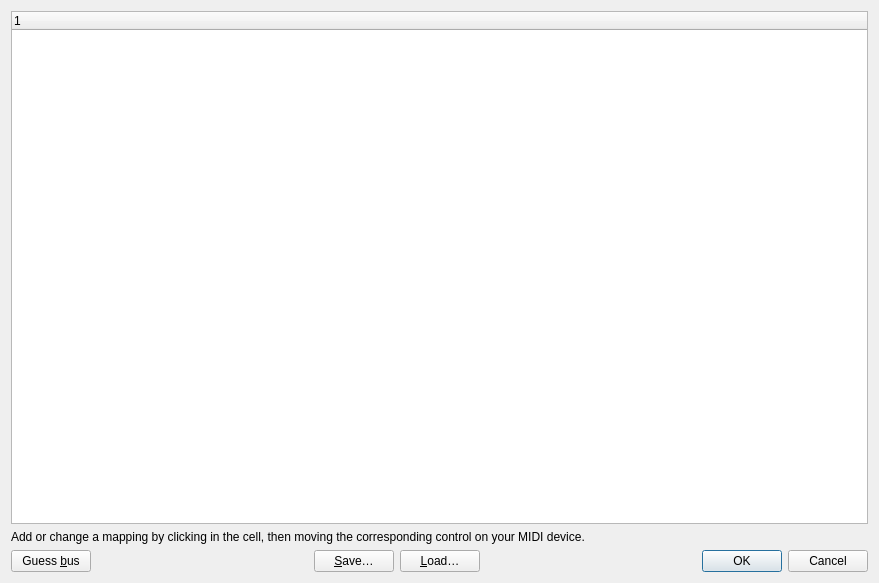
<?xml version="1.0" encoding="UTF-8"?>
<ui version="4.0">
 <class>MIDIMappingDialog</class>
 <widget class="QDialog" name="MIDIMappingDialog">
  <property name="geometry">
   <rect>
    <x>0</x>
    <y>0</y>
    <width>879</width>
    <height>583</height>
   </rect>
  </property>
  <property name="windowTitle">
   <string>Input mapping</string>
  </property>
  <layout class="QVBoxLayout" name="verticalLayout">
   <item>
    <widget class="QTreeWidget" name="treeWidget">
     <column>
      <property name="text">
       <string notr="true">1</string>
      </property>
     </column>
    </widget>
   </item>
   <item>
    <widget class="QLabel" name="label_3">
     <property name="text">
      <string>Add or change a mapping by clicking in the cell, then moving the corresponding control on your MIDI device.</string>
     </property>
    </widget>
   </item>
   <item>
    <layout class="QHBoxLayout" name="horizontalLayout_2" stretch="0,1,0,0,1,0">
     <item>
      <widget class="QPushButton" name="guess_button">
       <property name="text">
        <string>Guess &amp;bus</string>
       </property>
      </widget>
     </item>
     <item>
      <spacer name="horizontalSpacer_2">
       <property name="orientation">
        <enum>Qt::Horizontal</enum>
       </property>
       <property name="sizeHint" stdset="0">
        <size>
         <width>40</width>
         <height>20</height>
        </size>
       </property>
      </spacer>
     </item>
     <item>
      <widget class="QPushButton" name="save_button">
       <property name="text">
        <string>&amp;Save…</string>
       </property>
      </widget>
     </item>
     <item>
      <widget class="QPushButton" name="load_button">
       <property name="text">
        <string>&amp;Load…</string>
       </property>
      </widget>
     </item>
     <item>
      <spacer name="horizontalSpacer">
       <property name="orientation">
        <enum>Qt::Horizontal</enum>
       </property>
       <property name="sizeHint" stdset="0">
        <size>
         <width>40</width>
         <height>20</height>
        </size>
       </property>
      </spacer>
     </item>
     <item>
      <widget class="QDialogButtonBox" name="ok_cancel_buttons">
       <property name="orientation">
        <enum>Qt::Horizontal</enum>
       </property>
       <property name="standardButtons">
        <set>QDialogButtonBox::Cancel|QDialogButtonBox::Ok</set>
       </property>
      </widget>
     </item>
    </layout>
   </item>
  </layout>
 </widget>
 <resources/>
 <connections/>
</ui>
